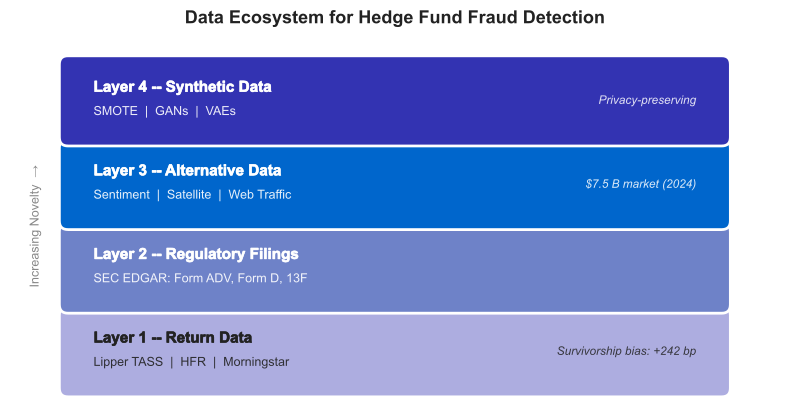

Here is the Python script that generated this plot:
#!/usr/bin/env python3
"""Data Ecosystem Layers -- Section 02 Background.

Stacked-layer diagram illustrating the four tiers of data used for
hedge fund fraud detection: returns, regulatory, alternative, synthetic.
"""

import pathlib
import matplotlib.pyplot as plt
import matplotlib.patches as mpatches
import matplotlib.patheffects as pe
import seaborn as sns

# ── colour palette ──────────────────────────────────────────────────
mlblue = (0 / 255, 102 / 255, 204 / 255)
mlpurple = (51 / 255, 51 / 255, 178 / 255)
mllavender = (173 / 255, 173 / 255, 224 / 255)

# Four layers: bottom-to-top ordering in lists (index 0 = bottom)
layers = [
    {
        "label": "Layer 1 -- Return Data",
        "sources": "Lipper TASS  |  HFR  |  Morningstar",
        "note": "Survivorship bias: +242 bp",
        "color": mllavender,
        "text_color": "#222222",
    },
    {
        "label": "Layer 2 -- Regulatory Filings",
        "sources": "SEC EDGAR: Form ADV, Form D, 13F",
        "note": "",
        "color": (110 / 255, 130 / 255, 200 / 255),  # midpoint
        "text_color": "white",
    },
    {
        "label": "Layer 3 -- Alternative Data",
        "sources": "Sentiment  |  Satellite  |  Web Traffic",
        "note": "$7.5 B market (2024)",
        "color": mlblue,
        "text_color": "white",
    },
    {
        "label": "Layer 4 -- Synthetic Data",
        "sources": "SMOTE  |  GANs  |  VAEs",
        "note": "Privacy-preserving",
        "color": mlpurple,
        "text_color": "white",
    },
]

# ── figure ──────────────────────────────────────────────────────────
sns.set_style("white")
fig, ax = plt.subplots(figsize=(8, 5.5))

layer_h = 1.0
gap = 0.15
x_left = 0.5
x_right = 9.5
box_w = x_right - x_left
corner_r = 0.12

for i, layer in enumerate(layers):
    y_bottom = i * (layer_h + gap)

    # Rounded rectangle for each layer
    rect = mpatches.FancyBboxPatch(
        (x_left, y_bottom),
        box_w,
        layer_h,
        boxstyle=f"round,pad={corner_r}",
        facecolor=layer["color"],
        edgecolor="white",
        linewidth=2,
        zorder=2,
    )
    ax.add_patch(rect)

    # Layer label (bold, left-aligned)
    ax.text(
        x_left + 0.35,
        y_bottom + layer_h * 0.68,
        layer["label"],
        fontsize=11,
        fontweight="bold",
        color=layer["text_color"],
        va="center",
        ha="left",
        zorder=3,
        path_effects=[pe.withStroke(linewidth=0.4, foreground=layer["text_color"])],
    )

    # Sources line
    ax.text(
        x_left + 0.35,
        y_bottom + layer_h * 0.35,
        layer["sources"],
        fontsize=9,
        color=layer["text_color"],
        alpha=0.9,
        va="center",
        ha="left",
        zorder=3,
    )

    # Note (right-aligned, italics)
    if layer["note"]:
        ax.text(
            x_right - 0.35,
            y_bottom + layer_h * 0.50,
            layer["note"],
            fontsize=8.5,
            color=layer["text_color"],
            alpha=0.85,
            va="center",
            ha="right",
            style="italic",
            zorder=3,
        )

    # Upward arrow between layers (except above top layer)
    if i < len(layers) - 1:
        arrow_y = y_bottom + layer_h
        ax.annotate(
            "",
            xy=(5.0, arrow_y + gap * 0.85),
            xytext=(5.0, arrow_y + gap * 0.15),
            arrowprops=dict(
                arrowstyle="-|>",
                color="#aaaaaa",
                lw=1.8,
            ),
            zorder=1,
        )

# Vertical label on left
total_h = len(layers) * layer_h + (len(layers) - 1) * gap
ax.text(
    0.05,
    total_h / 2,
    "Increasing Novelty  \u2192",
    fontsize=9,
    color="#888888",
    rotation=90,
    va="center",
    ha="center",
)

# ── axis formatting ────────────────────────────────────────────────
ax.set_xlim(-0.3, 10.3)
ax.set_ylim(-0.3, total_h + 0.3)
ax.set_aspect("equal")
ax.axis("off")
ax.set_title(
    "Data Ecosystem for Hedge Fund Fraud Detection",
    fontsize=13,
    fontweight="bold",
    pad=14,
    color="#222222",
)

plt.tight_layout()

# ── save ────────────────────────────────────────────────────────────
out_dir = pathlib.Path(__file__).parent
fig.savefig(out_dir / "02_data_ecosystem.pdf", bbox_inches="tight")
fig.savefig(
    out_dir / "thumb.png",
    dpi=150,
    bbox_inches="tight",
)
plt.close(fig)
print(f"Saved to {out_dir}")
